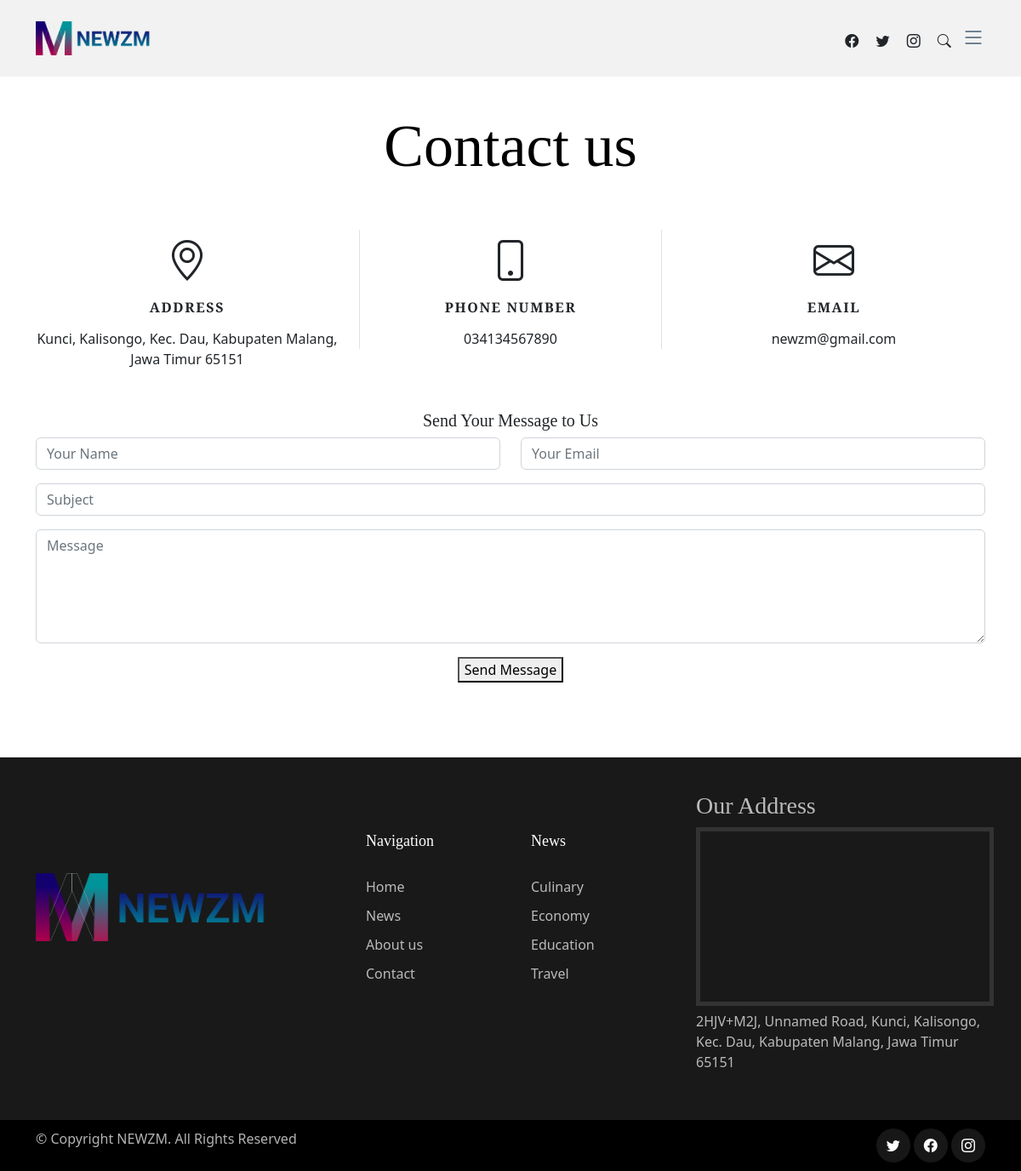
The page /portal_berita/index.php?include=contact on the database its author committed.
### tables this page shows
CREATE TABLE `contact` (
  `id_contact` int(11) NOT NULL,
  `hlm` varchar(255) NOT NULL,
  `address` varchar(255) NOT NULL,
  `phone` varchar(255) NOT NULL,
  `email` varchar(255) NOT NULL
);

CREATE TABLE `kategori` (
  `id_kategori` int(11) NOT NULL,
  `nama_kategori` varchar(100) NOT NULL
);

### portal_berita/include/contact.php (the view)
<main id="main">
    <section id="contact" class="contact mb-5">
      <div class="container" data-aos="fade-up">
        <div class="row">
          <div class="col-lg-12 text-center mb-5">
            <h1 class="page-title">Contact us</h1>
          </div>
        </div>
        <div class="row gy-4">
        <?php
$hlm='contact';
$query=mysqli_query($koneksi,"SELECT `address`, `phone`, `email` from contact where hlm='$hlm'");
while($row=mysqli_fetch_array($query))
{
  ?>
          <div class="col-md-4">
            <div class="info-item">
              <i class="bi bi-geo-alt"></i>
              <h3>Address</h3>
              <address><?php echo htmlentities($row['address'])?></address>
            </div>
          </div>
          <div class="col-md-4">
            <div class="info-item info-item-borders">
              <i class="bi bi-phone"></i>
              <h3>Phone Number</h3>
              <p><a href="tel:<?php echo htmlentities($row['phone'])?>"><?php echo htmlentities($row['phone'])?></a></p>
            </div>
          </div>
          <div class="col-md-4">
            <div class="info-item">
              <i class="bi bi-envelope"></i>
              <h3>Email</h3>
              <p><a href="mailto:<?php echo htmlentities($row['email'])?>"><?php echo htmlentities($row['email'])?></a></p>
            </div>
            <?php } ?>
          </div>
        </div>
        <?php include('message.php');?>
      </div>
    </section>
  </main>

### portal_berita/includes/footer.php (shortened to what this page needs)
<footer id="footer" class="footer">
    <div class="footer-content">
      <div class="container">
        <div class="row g-5">
          <div class="col-md-10 center col-lg-4">
            <br><br><br><br>
            <img src="assets/img/logo.png" alt="Logo" style="height:80px;">
          </div>
          <div class="col-6 col-lg-2">
            <br> <br>
            <h3 class="footer-heading">Navigation</h3>
              <ul class="footer-links list-unstyled">
              <li><a href="index.php"> Home</a></li>
              <li><a href="index.php?include=news"> News</a></li>
              <li><a href="index.php?include=about"> About us</a></li>
              <li><a href="index.php?include=contact"> Contact</a></li>
            </ul>
          </div>
          <div class="col-6 col-lg-2">
            <br><br>
            <h3 class="footer-heading">News</h3>
            <ul class="footer-links list-unstyled">
            <?php
                $query=mysqli_query($koneksi,"SELECT id_kategori,nama_kategori from kategori");
                while($row=mysqli_fetch_array($query))
                {
                ?>
              <li><a href="index.php?include=category&id_kategori=<?php echo htmlentities($row['id_kategori']);?>"><?php echo htmlentities($row['nama_kategori']);?></a></li>
              <?php } ?>
            </ul>
          </div>
          <div class="col-12 col-lg-4">
            <h3>Our Address</h3>
            <div class="embed-responsive embed-responsive-16by9">
            <iframe src="https://www.google.com/maps/embed?pb=!1m18!1m12!1m3!1d3951.296422275668!2d112.59251549999996!3d-7.9682868!2m3!1f0!2f0!3f0!3m2!1i1024!2i768!4f13.1!3m3!1m2!1s0x2e7883ac224a2315%3A0x704b5ac0ee32deaa!2sFAKULTAS%20VOKASI%20UNIVERSITAS%20BRAWIJAYA!5e0!3m2!1sid!2sid!4v1669178196042!5m2!1sid!2sid" width="350" height="210" style="border:5px solid #333;" allowfullscreen="" loading="lazy"></iframe>
            </div>
            <p>2HJV+M2J, Unnamed Road, Kunci, Kalisongo, Kec. Dau, Kabupaten Malang, Jawa Timur 65151</p>
          </div>
        </div>
      </div>
    </div>
    <div class="footer-legal">
      <div class="container">
        <div class="row justify-content-between">
          <div class="col-md-6 text-center text-md-start mb-3 mb-md-0 ">
            <div class="copyright">
              © Copyright <strong><span>NEWZM</span></strong>. All Rights Reserved
            </div>
          </div>
          <div class="col-md-6">
            <div class="social-links mb-3 mb-lg-0 text-center text-md-end">
              <a href="https://www.twitter.com" class="twitter" target="_blank"><i class="bi bi-twitter"></i></a>
              <a href="https://www.facebook.com" class="facebook" target="_blank"><i class="bi bi-facebook"></i></a>
              <a href="https://www.instagram.com" class="instagram" target="_blank"><i class="bi bi-instagram"></i></a>
            </div>
          </div>
        </div>
      </div>
    </div>
  </footer>

### portal_berita/assets/css/variables.css (style rules this page uses)
:root { --font-default: 'EB Garamond', system-ui, -apple-system, "Segoe UI", Roboto, "Helvetica Neue", Arial, "Noto Sans", "Liberation Sans", sans-serif, "Apple Color Emoji", "Segoe UI Emoji", "Segoe UI Symbol", "Noto Color Emoji"; --font-primary: 'EB Garamond', serif; --font-secondary: 'Inter', sans-serif; --color-default: #212529; --color-default-rgb: 33, 37, 41; --color-links: #212529; --color-links-hover: #15171a; --color-primary: #212529; --color-primary-light: #26282c; --color-primary-dark: #0b0c0e; --color-primary-rgb: 33, 37, 41; --color-primary-light-rgb: 38, 40, 44; --color-primary-dark-rgb: 11, 12, 14; --color-secondary: #596d80; --color-secondary-light: #8498aa; --color-secondary-dark: #404f5c; --color-secondary-rgb: 89, 109, 128; --color-secondary-light-rgb: 132, 152, 170; --color-secondary-dark-rgb: 64, 79, 92; --color-blue: #0d6efd; --color-blue-rgb: 13, 110, 253; --color-indigo: #6610f2; --color-indigo-rgb: 102, 16, 242; --color-purple: #6f42c1; --color-purple-rgb: 111, 66, 193; --color-pink: #f3268c; --color-pink-rgb: 243, 38, 140; --color-red: #df1529; --color-red-rgb: 223, 21, 4; --color-orange: #fd7e14; --color-orange-rgb: 253, 126, 20; --color-yellow: #ffc107; --color-yellow-rgb: 255, 193, 7; --color-green: #059652; --color-green-rgb: 5, 150, 82; --color-teal: #20c997; --color-teal-rgb: 32, 201, 151; --color-cyan: #0dcaf0; --color-cyan-rgb: 13, 202, 240; --color-white: #ffffff; --color-white-rgb: 255, 255, 255; --color-gray: #6c757d; --color-gray-rgb: 108, 117, 125; --color-black: #000000; --color-black-rgb: 0, 0, 0; }
:root { --bs-blue: var(--color-blue); --bs-indigo: var(--color-indigo); --bs-purple: var(--color-purple); --bs-pink: var(--color-pink); --bs-red: var(--color-red); --bs-orange: var(--color-orange); --bs-yellow: var(--color-yellow); --bs-green: var(--color-green); --bs-teal: var(--color-teal); --bs-cyan: var(--color-cyan); --bs-white: var(--color-white); --bs-gray: var(--color-gray); --bs-gray-dark: #343a40; --bs-gray-100: #f8f9fa; --bs-gray-200: #e9ecef; --bs-gray-300: #dee2e6; --bs-gray-400: #ced4da; --bs-gray-500: #adb5bd; --bs-gray-600: #6c757d; --bs-gray-700: #495057; --bs-gray-800: #343a40; --bs-gray-900: #212529; --bs-primary: var(--color-blue); --bs-secondary: var(--color-blue); --bs-success: #198754; --bs-info: #0dcaf0; --bs-warning: #ffc107; --bs-danger: #dc3545; --bs-light: #f8f9fa; --bs-dark: #212529; --bs-primary-rgb: var(--color-primary-rgb); --bs-secondary-rgb: var(--color-secondary-rgb); --bs-success-rgb: 25, 135, 84; --bs-info-rgb: 13, 202, 240; --bs-warning-rgb: 255, 193, 7; --bs-danger-rgb: 220, 53, 69; --bs-light-rgb: 248, 249, 250; --bs-dark-rgb: 33, 37, 41; --bs-white-rgb: var(--color-white-rgb); --bs-black-rgb: var(--color-black-rgb); --bs-body-color-rgb: var(--color-default-rgb); --bs-body-bg-rgb: 255, 255, 255; --bs-font-sans-serif: var(--font-default); --bs-font-monospace: SFMono-Regular, Menlo, Monaco, Consolas, "Liberation Mono", "Courier New", monospace; --bs-gradient: linear-gradient(180deg, rgba(255, 255, 255, 0.15), rgba(255, 255, 255, 0)); --bs-body-font-family: var(--font-default); --bs-body-font-size: 1rem; --bs-body-font-weight: 400; --bs-body-line-height: 1.5; --bs-body-color: var(--color-default); --bs-body-bg: #fff; }

### rows shown on the page
contact: address "Kunci, Kalisongo, Kec. Dau, Kabupaten Malang, Jawa Timur 65151", phone "034134567890", email "newzm@gmail.com"
kategori: nama_kategori "Culinary"
kategori: nama_kategori "Economy"
kategori: nama_kategori "Education"
kategori: nama_kategori "Travel"
